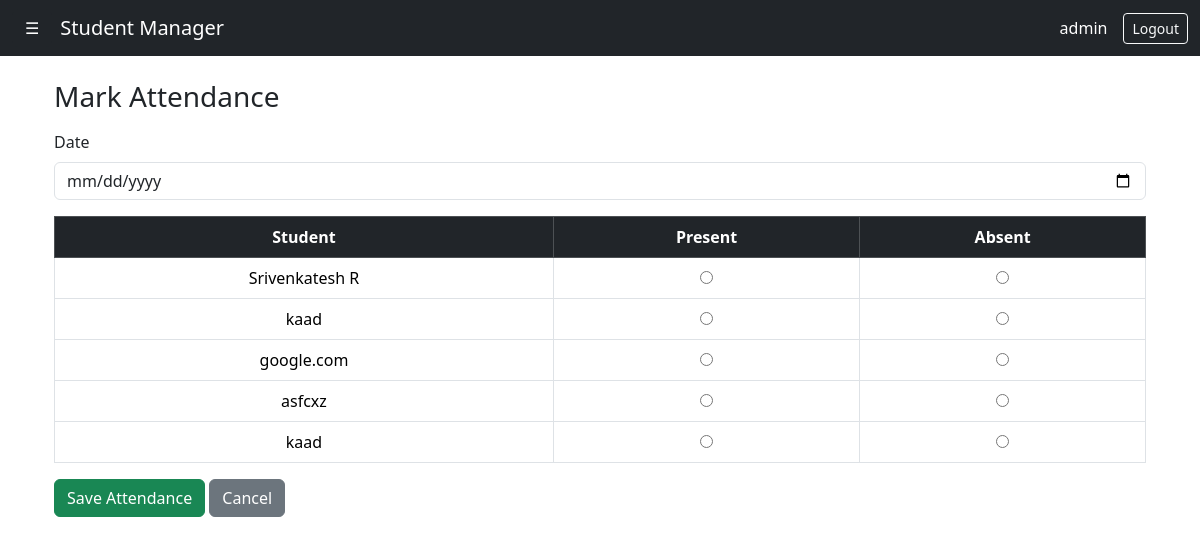
The page /attendance/mark/ (signed in) on the database as committed earlier.
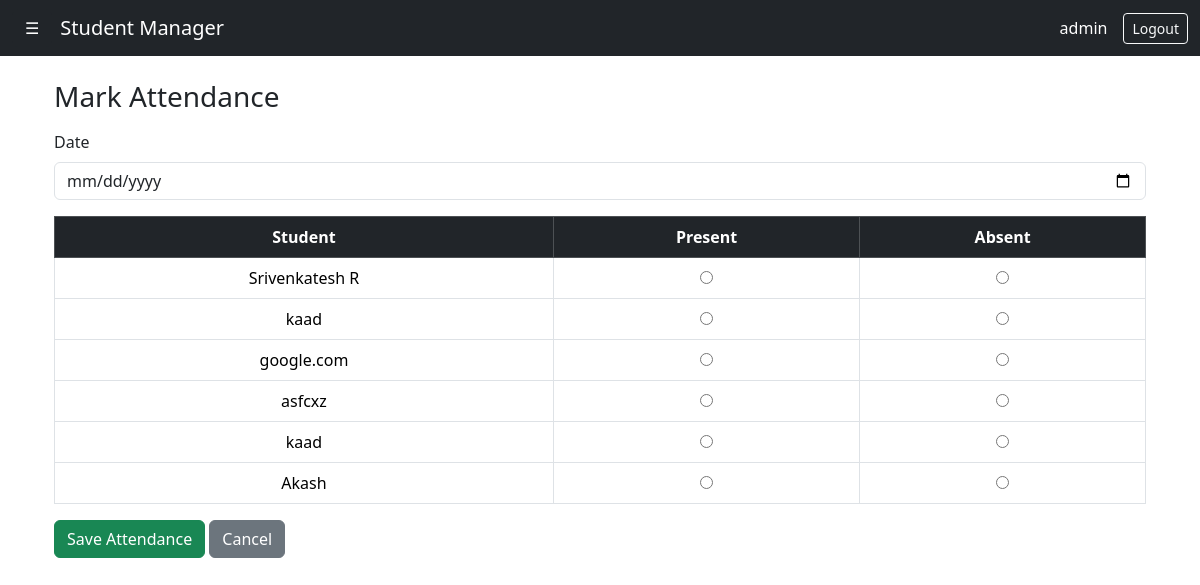
The same page on the database as committed later.
### core/models.py (models this page shows, shortened)
class Student(models.Model):
    DEPARTMENT_CHOICES = [
        ('CSE', 'Computer Science'),
        ('ECE', 'Electronics'),
        ('EEE', 'Electrical'),
        ('ME', 'Mechanical'),
        ('CE', 'Civil'),
    ]
    name = models.CharField(max_length=100)
    email = models.EmailField(unique=True)
    age = models.IntegerField(
        validators=[MinValueValidator(1)]
    )
    roll_number = models.CharField(max_length=20)
    department = models.CharField(max_length=100, choices=DEPARTMENT_CHOICES)
    year = models.IntegerField()
    image = models.ImageField(upload_to='students/', blank=True, null=True)
    created_at = models.DateTimeField(auto_now_add=True)

### core/views.py (the view, shortened to what this page needs)
# urls.py: path("attendance/mark/", views.mark_attendance, name="mark_attendance"),
@login_required
@user_passes_test(is_staff_user)
def mark_attendance(request):
    date = request.GET.get('date') or now().date()
    students = Student.objects.all()
    context = {
        "students":students,
        "date":date
    }
    return render(request,"core/attendance_form.html",context)

### core/views.py (called while the page is built)
def is_staff_user(user):
    return user.is_authenticated and user.is_staff

### templates/core/attendance_form.html (shortened to what this page needs)
{% extends "core/base.html" %}
{% block content %}
<div class="container mt-4">
    <h3 class="mb-3">Mark Attendance</h3>
    <form method="post">
        <div class="mb-3">
            <label class="form-label">Date</label>
            <input type="date" name="date" class="form-control" value="{{ date }}">
        </div>
        <table class="table table-bordered text-center">
            <thead class="table-dark">
                <tr>
                    <th>Student</th>
                    <th>Present</th>
                    <th>Absent</th>
                </tr>
            </thead>
            <tbody>
                {% for student in students %}
                <tr>
                    <td>{{ student.name }}</td>
                    <td>
                        <input type="radio"
                               name="status_{{ student.id }}"
                               value="P" required>
                    </td>
                    <td>
                        <input type="radio"
                               name="status_{{ student.id }}"
                               value="A" required>
                    </td>
                </tr>
                {% endfor %}
            </tbody>
        </table>
        <button type="submit" class="btn btn-success">
            Save Attendance
        </button>
        <a href="{% url 'dashboard' %}" class="btn btn-secondary">
            Cancel
        </a>
    </form>
</div>
{% endblock %}

Rows that differ between the two databases and show on the page:
added Student: name "Akash"
